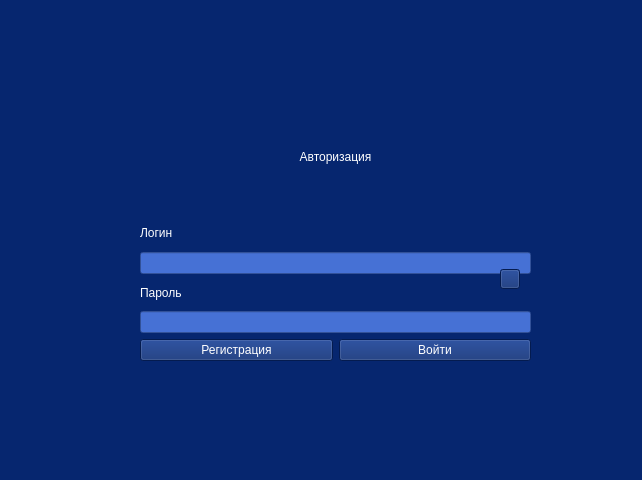
<?xml version="1.0" encoding="UTF-8"?>
<ui version="4.0">
 <class>MainWindow</class>
 <widget class="QMainWindow" name="MainWindow">
  <property name="geometry">
   <rect>
    <x>0</x>
    <y>0</y>
    <width>642</width>
    <height>480</height>
   </rect>
  </property>
  <property name="sizePolicy">
   <sizepolicy hsizetype="Fixed" vsizetype="Fixed">
    <horstretch>0</horstretch>
    <verstretch>0</verstretch>
   </sizepolicy>
  </property>
  <property name="windowTitle">
   <string>Авторизация</string>
  </property>
  <property name="styleSheet">
   <string notr="true">background-color: rgb(6, 38, 111);
font: 14pt &quot;DejaVu Serif&quot;;
color: rgb(255, 255, 255);</string>
  </property>
  <widget class="QWidget" name="centralwidget">
   <widget class="QWidget" name="">
    <property name="geometry">
     <rect>
      <x>140</x>
      <y>100</y>
      <width>391</width>
      <height>261</height>
     </rect>
    </property>
    <layout class="QVBoxLayout" name="verticalLayout">
     <item>
      <widget class="QLabel" name="label">
       <property name="styleSheet">
        <string notr="true">text-align: center;
font: 16pt &quot;DejaVu Serif&quot;;</string>
       </property>
       <property name="text">
        <string>Авторизация</string>
       </property>
       <property name="alignment">
        <set>Qt::AlignCenter</set>
       </property>
       <property name="setAlignment" stdset="0">
        <string/>
       </property>
      </widget>
     </item>
     <item>
      <layout class="QVBoxLayout" name="verticalLayout_3">
       <item>
        <widget class="QLabel" name="label_2">
         <property name="text">
          <string>Логин</string>
         </property>
        </widget>
       </item>
       <item>
        <widget class="QLineEdit" name="lineEdit">
         <property name="styleSheet">
          <string notr="true">
background-color: rgb(70, 113, 213);</string>
         </property>
         <property name="maxLength">
          <number>20</number>
         </property>
         <property name="placeholderText">
          <string/>
         </property>
        </widget>
       </item>
       <item>
        <widget class="QLabel" name="label_3">
         <property name="text">
          <string>Пароль</string>
         </property>
        </widget>
       </item>
       <item>
        <widget class="QLineEdit" name="lineEdit_2">
         <property name="styleSheet">
          <string notr="true">background-color: rgb(70, 113, 213);</string>
         </property>
         <property name="maxLength">
          <number>20</number>
         </property>
         <property name="echoMode">
          <enum>QLineEdit::Password</enum>
         </property>
        </widget>
       </item>
      </layout>
     </item>
     <item>
      <layout class="QHBoxLayout" name="horizontalLayout">
       <item>
        <widget class="QPushButton" name="pushButton">
         <property name="text">
          <string>Регистрация</string>
         </property>
        </widget>
       </item>
       <item>
        <widget class="QPushButton" name="pushButton_2">
         <property name="text">
          <string>Войти</string>
         </property>
        </widget>
       </item>
      </layout>
     </item>
    </layout>
   </widget>
   <widget class="QPushButton" name="showPassword_btn">
    <property name="geometry">
     <rect>
      <x>500</x>
      <y>269</y>
      <width>20</width>
      <height>20</height>
     </rect>
    </property>
    <property name="autoFillBackground">
     <bool>false</bool>
    </property>
    <property name="styleSheet">
     <string notr="true">border-raidus:155px;</string>
    </property>
    <property name="text">
     <string/>
    </property>
    <property name="icon">
     <iconset>
      <normaloff>../../../../../tmp/VirtualBox Dropped Files/2024-09-30T17:42:30.409155000Z/eye_10977572.png</normaloff>../../../../../tmp/VirtualBox Dropped Files/2024-09-30T17:42:30.409155000Z/eye_10977572.png</iconset>
    </property>
    <property name="iconSize">
     <size>
      <width>25</width>
      <height>25</height>
     </size>
    </property>
    <property name="checkable">
     <bool>false</bool>
    </property>
   </widget>
  </widget>
 </widget>
 <resources/>
 <connections/>
</ui>
